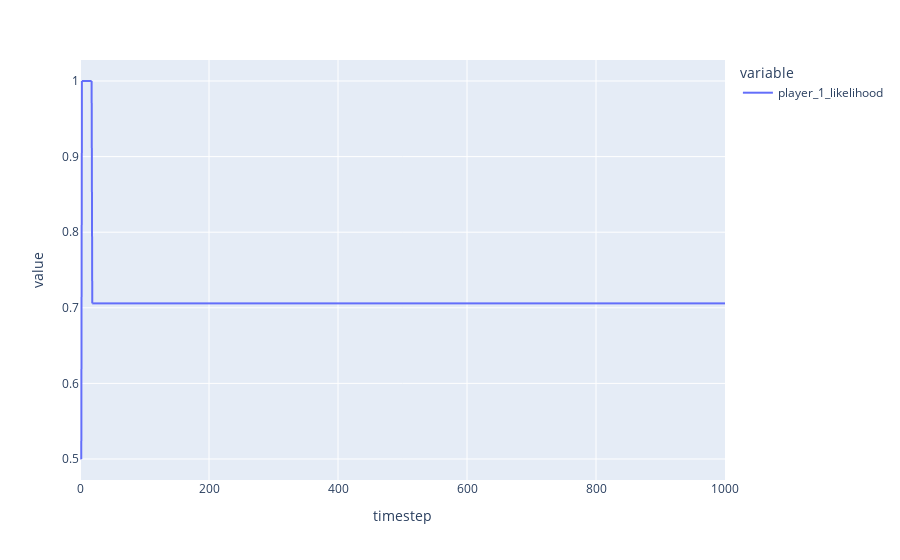

Notebook cell for this chart:
### Code cell
import plotly.express as px
fig = px.line(sim_df.player_1_likelihood)
fig.show()

### Figure 1 — Plotly figure (JSON) as saved in the notebook; plotly's stock layout.template omitted (floating-point values rounded to 4 significant figures; data arrays with more than 128 entries replaced by an {"elided": "..."} marker saying what was removed)
{"data": [{"hovertemplate": "variable=player_1_likelihood<br>timestep=%{x}<br>value=%{y}<extra></extra>", "legendgroup": "player_1_likelihood", "line": {"color": "#636efa", "dash": "solid"}, "marker": {"symbol": "circle"}, "mode": "lines", "name": "player_1_likelihood", "showlegend": true, "type": "scattergl", "x": {"elided": "3003 int values"}, "xaxis": "x", "y": {"elided": "3003 float values"}, "yaxis": "y"}], "layout": {"legend": {"title": {"text": "variable"}, "tracegroupgap": 0}, "margin": {"t": 60}, "xaxis": {"anchor": "y", "domain": [0, 1], "title": {"text": "timestep"}}, "yaxis": {"anchor": "x", "domain": [0, 1], "title": {"text": "value"}}}}
